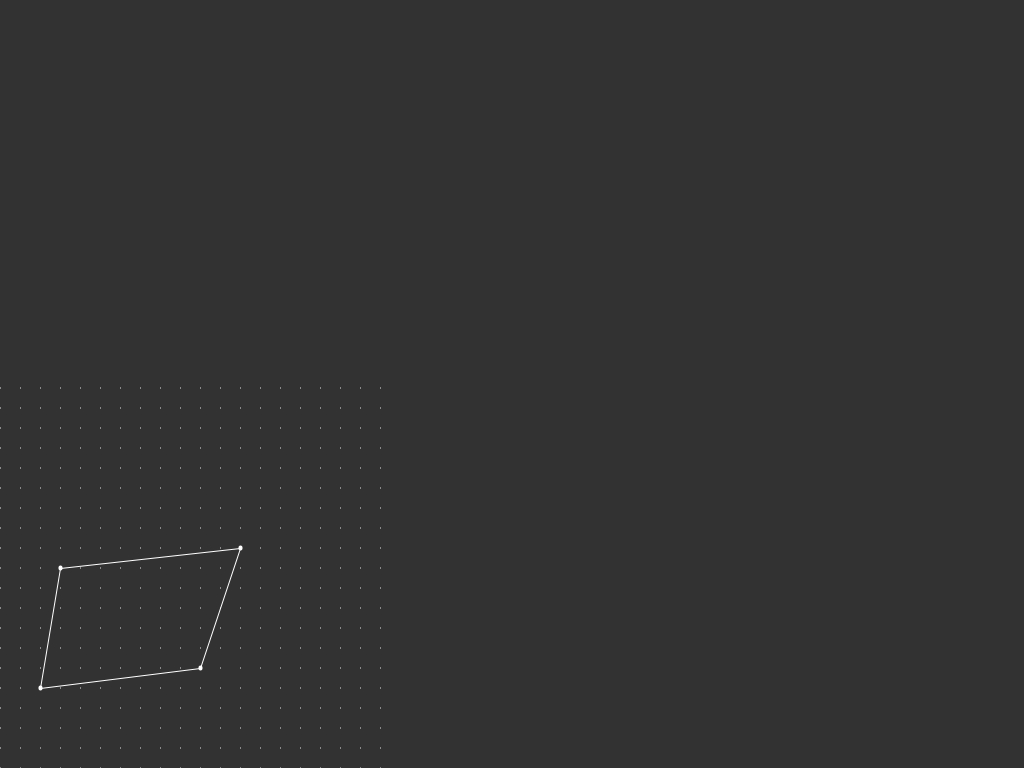
Frame 1 (no input)
Frame 60 (the mouse pressed at the canvas centre just before this capture): identical to frame 1, image omitted
Frame 120 (the mouse held since frame 60 and released just before this capture): identical to frame 1, image omitted

The Processing sketch that drew this single still picture (run headless with seeded random() and noise(); from frame 60 on, the mouse is pressed at the canvas centre):

// Processing sketch: SketchDrawGrid
// ── SketchDrawGrid.pde
PVector A = new PVector();
PVector B = new PVector();
PVector C = new PVector();
PVector D = new PVector();

void setup() {
  size(1024, 768);
  frameRate(30);

  A.x = 2;
  A.y = 4;

  B.x = 10;
  B.y = 5;

  C.x = 12;
  C.y = 11;

  D.x = 3;
  D.y = 10;
}

void draw() {
  background(50);

  translate(0, height);
  scale(1, -1);
  scale(20, 20);
  
  stroke(255, 127);
  drawGrid();
  
  stroke(255);
  
  strokeWeight(4.0/20.0);
  point(A.x, A.y);
  point(B.x, B.y);
  point(C.x, C.y);
  point(D.x, D.y);

  strokeWeight(1.0/20.0);
  line(A.x, A.y, B.x, B.y);
  line(B.x, B.y, C.x, C.y);
  line(C.x, C.y, D.x, D.y);
  line(D.x, D.y, A.x, A.y);
}

void drawGrid() {
  strokeWeight(1.0/20.0);
  for (int x=0; x < 20; x++) {
    for (int y=0; y < 20; y++) {
      point(x, y);
    }
  }
}
